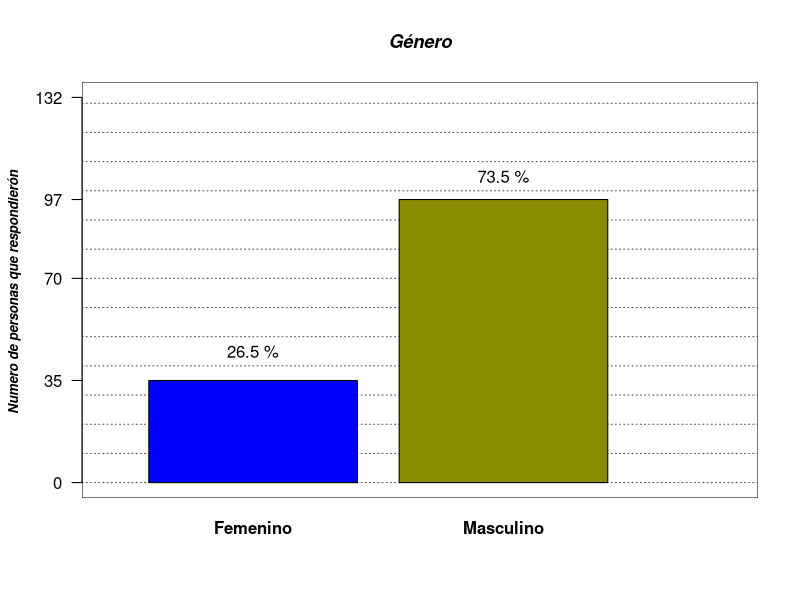
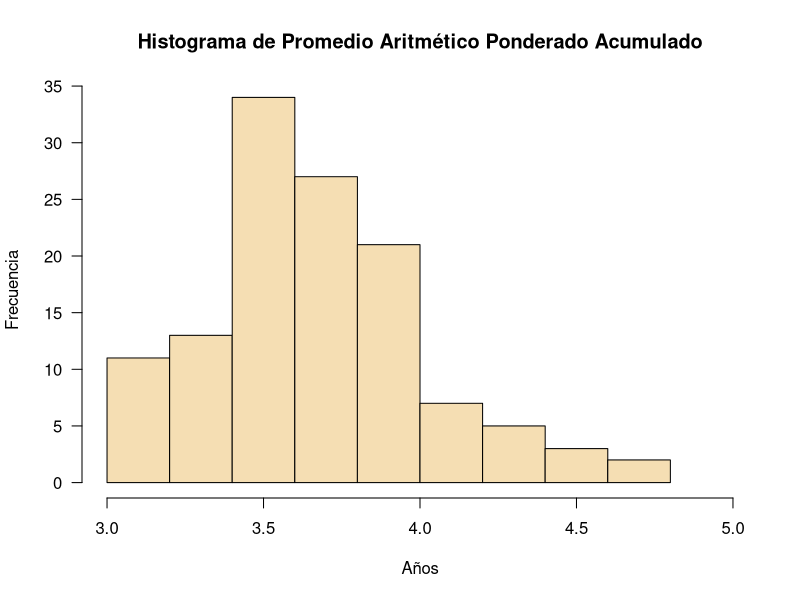
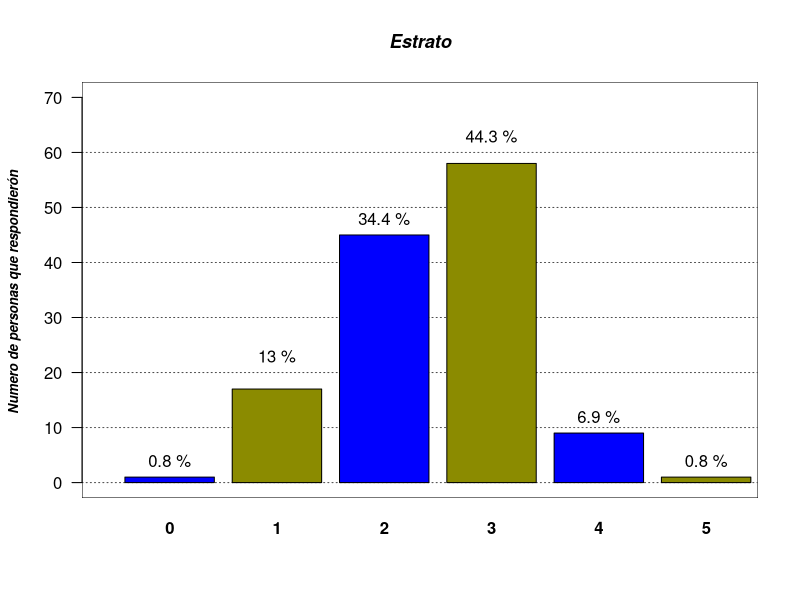
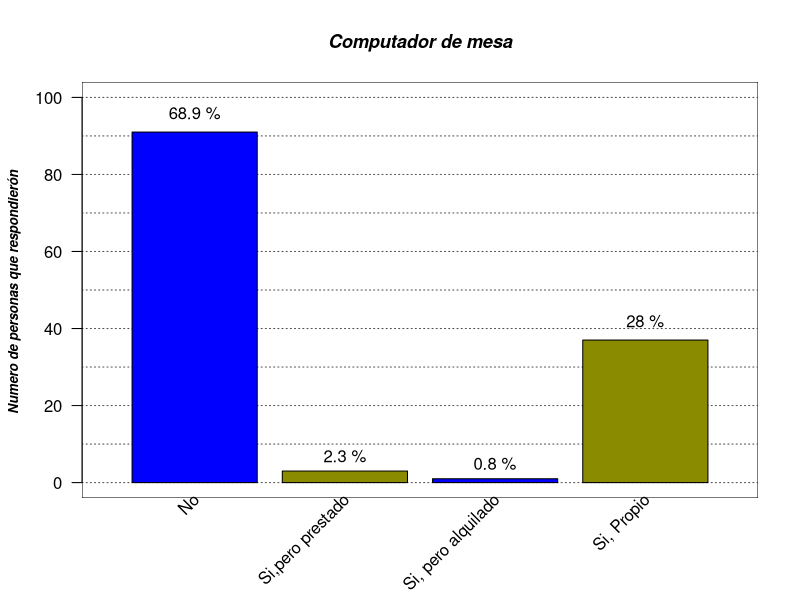

Reproduce these figures in R, in order.
## ---- chunk 1
knitr::opts_chunk$set(echo = FALSE,
                      message = FALSE,
                      warning = FALSE)
## ---- chunk 2
encuesta <- read.csv2("Encuesta_habitos_dep.csv", 
                       encoding = "UTF-8",
                       dec = ".")
## ---- chunk 3
#grafica de variable genero

par(bg="white")
plot(seq(0,3, length.out = 132), seq(0,132, length.out = 132), type="n",
     main   = "Género",
     
     font.main = 4,
     font.lab  = 4,
     cex.main  = 1.1,
     cex.lab   = 0.8,
     cex.sub   = 0.8,
     axes      = FALSE,
     xlab      = " ",
     ylab      = "Numero de personas que respondierón ",
     
     )

rect(par("usr")[1],par("usr")[3],par("usr")[2],par("usr")[4],col="white")

abline(h   = seq(0,132,10), 
       col = rep("grey30",17), 
       lty = 3,
       
       )

#guardar los datos de la columna en una tabla
genero <- table(encuesta$genero)

#mostramos con barplot la tabla1
grafica_genero <- barplot(genero,
                col       = c("blue", "yellow4"),
                font.axis = 2,
                axes      = FALSE,
                add       = TRUE
                )
axis(2, at = c(0,35,70,97,132),las = 1)

text(grafica_genero,
     c(45,105),
     labels = paste(round((genero/sum(genero)*100),1),"%")
     )
## ---- chunk 4
papa <- as.numeric(encuesta$PAPA)

par(bg = "white")

hist(papa, main = "Histograma de Promedio Aritmético Ponderado Acumulado",
     xlab = "Años", ylab = "Frecuencia",
     border = "black",
     col = "wheat",
     las =1,
     xlim = c(3,5))
## ---- chunk 5


par(bg="white")
plot(seq(0,10, length.out = 60), seq(0,6, length.out = 60), type="n",
     main   = "Estrato",
     
     font.main = 4,
     font.lab  = 4,
     cex.main  = 1.1,
     cex.lab   = 0.8,
     cex.sub   = 0.8,
     axes      = FALSE,
     xlab      = " ",
     ylab      = "Numero de personas que respondierón ",
     xlim = c(0,7),
     ylim = c(0,70)
     )

rect(par("usr")[1],par("usr")[3],par("usr")[2],par("usr")[4],col="white")

abline(h   = seq(0,60,10), 
       col = rep("grey30",17), 
       lty = 3,
       
       )

#guardar los datos de la columna en una tabla
estrato <- table(encuesta$estrato)

#mostramos con barplot la tabla1
Barras_estrato <- barplot(estrato,
                col       = c("blue", "yellow4"),
                font.axis = 2,
                axes      = FALSE,
                add       = TRUE,
                xlim = c(0,5)
                )
axis(2, at = c(),las = 1)

text(Barras_estrato,
     c(4,23,48,63,12),
     labels = paste(round((estrato/sum(estrato)*100),1),"%")
     )

## ---- chunk 6
par(bg="white")
plot(seq(0,10, length.out = 60), seq(0,6, length.out = 60), type="n",
     main   = "Computador de mesa",
     
     font.main = 4,
     font.lab  = 4,
     cex.main  = 1.1,
     cex.lab   = 0.8,
     cex.sub   = 0.8,
     axes      = FALSE,
     xlab      = " ",
     ylab      = "Numero de personas que respondierón ",
     xlim = c(0,5),
     ylim = c(0,100)
     )

rect(par("usr")[1],par("usr")[3],par("usr")[2],par("usr")[4],col="white")

abline(h   = seq(0,100,10), 
       col = rep("grey30",17), 
       lty = 3,
       
       )

#guardar los datos de la columna en una tabla
computador_Mesa <- table(encuesta$computador_mesa)

#mostramos con barplot la tabla1
Barras_computador <- barplot(computador_Mesa,
                col       = c("blue", "yellow4"),
                font.axis = 2,
                axes      = FALSE,
                add       = TRUE,
                xlim = c(0,5),
                names.arg = ""
                )
axis(2, at = c(),las = 1)

text(Barras_estrato,
     c(96,7,5,42),
     labels = paste(round((computador_Mesa/sum(computador_Mesa)*100),1),"%")
     )

text(Barras_computador+0.1,
     par("usr")[3],0.4,
     labels = c("No","Si,pero prestado","Si, pero alquilado","Si, Propio"),
     srt = 45,
     pos = 2,
     xpd = TRUE)
